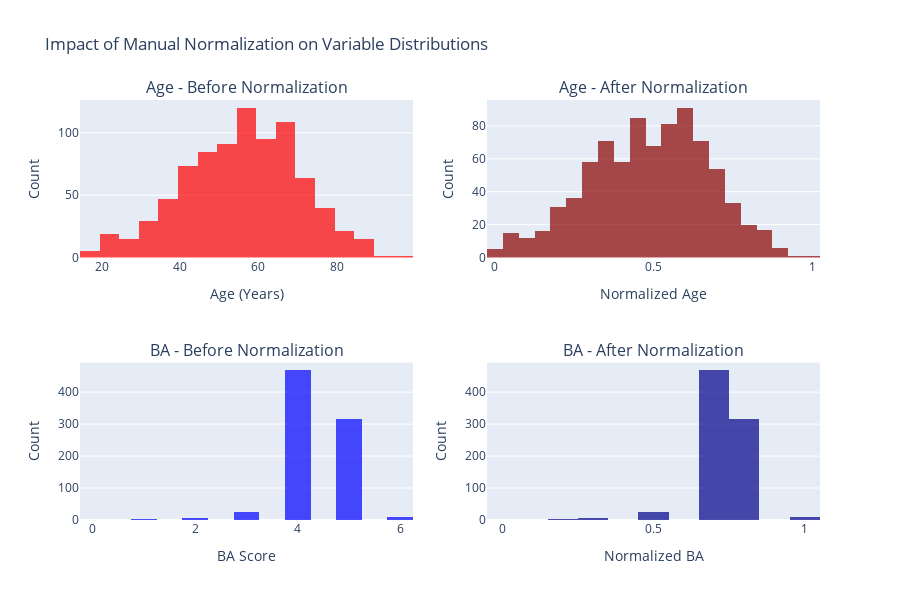

Notebook cell for this chart:
### Code cell
# STEP 4: Visualize normalization impact
# Create before/after comparison to demonstrate transformation effects

print("\n=== VISUALIZING NORMALIZATION IMPACT ===")

# Create comprehensive comparison visualization
fig_norm = make_subplots(
    rows=2, cols=2,
    subplot_titles=('Age - Before Normalization', 'Age - After Normalization',
                   'BA - Before Normalization', 'BA - After Normalization'),
    specs=[[{"secondary_y": False}, {"secondary_y": False}],
           [{"secondary_y": False}, {"secondary_y": False}]]
)

# Age comparison - before normalization
fig_norm.add_trace(
    go.Histogram(
        x=df_cleaned['Age'],
        name='Age Original',
        nbinsx=25,
        marker_color='red',
        opacity=0.7
    ),
    row=1, col=1
)

# Age comparison - after normalization
fig_norm.add_trace(
    go.Histogram(
        x=df_normalized['Age'],
        name='Age Normalized',
        nbinsx=25,
        marker_color='darkred',
        opacity=0.7
    ),
    row=1, col=2
)

# BA comparison - before normalization
fig_norm.add_trace(
    go.Histogram(
        x=df_cleaned['BA'],
        name='BA Original',
        nbinsx=15,
        marker_color='blue',
        opacity=0.7
    ),
    row=2, col=1
)

# BA comparison - after normalization
fig_norm.add_trace(
    go.Histogram(
        x=df_normalized['BA'],
        name='BA Normalized',
        nbinsx=15,
        marker_color='darkblue',
        opacity=0.7
    ),
    row=2, col=2
)

# Update layout
fig_norm.update_layout(
    title_text="Impact of Manual Normalization on Variable Distributions",
    showlegend=False,
    height=600
)

# Update axes labels
fig_norm.update_xaxes(title_text="Age (Years)", row=1, col=1)
fig_norm.update_xaxes(title_text="Normalized Age", row=1, col=2)
fig_norm.update_xaxes(title_text="BA Score", row=2, col=1)
fig_norm.update_xaxes(title_text="Normalized BA", row=2, col=2)

for i in range(1, 3):
    for j in range(1, 3):
        fig_norm.update_yaxes(title_text="Count", row=i, col=j)

fig_norm.show()

# Detailed statistical comparison
print("\n=== DETAILED NORMALIZATION STATISTICS ===")
for column in variables_to_normalize:
    print(f"\n{column} transformation results:")
    orig_data = df_cleaned[column]
    norm_data = df_normalized[column]
    
    # Manual calculation of means for verification
    orig_sum = sum(orig_data)
    norm_sum = sum(norm_data)
    orig_count = len(orig_data)
    norm_count = len(norm_data)
    orig_mean = orig_sum / orig_count
    norm_mean = norm_sum / norm_count
    
    print(f"  Original: Mean = {orig_mean:.3f}, Min = {min(orig_data):.3f}, Max = {max(orig_data):.3f}")
    print(f"  Normalized: Mean = {norm_mean:.3f}, Min = {min(norm_data):.3f}, Max = {max(norm_data):.3f}")
    print(f"  Scale change: {max(orig_data) - min(orig_data):.1f} → {max(norm_data) - min(norm_data):.3f}")

print("\n✓ Normalization impact visualization completed")
print("Manual normalization successfully transforms variable scales to 0-1 range")

### Figure 1 — Plotly figure (JSON) as saved in the notebook; plotly's stock layout.template omitted (floating-point values rounded to 4 significant figures; data arrays with more than 128 entries replaced by an {"elided": "..."} marker saying what was removed)
{"data": [{"marker": {"color": "red"}, "name": "Age Original", "nbinsx": 25, "opacity": 0.7, "type": "histogram", "x": {"elided": "830 float values"}, "xaxis": "x", "yaxis": "y"}, {"marker": {"color": "darkred"}, "name": "Age Normalized", "nbinsx": 25, "opacity": 0.7, "type": "histogram", "x": {"elided": "830 float values"}, "xaxis": "x2", "yaxis": "y2"}, {"marker": {"color": "blue"}, "name": "BA Original", "nbinsx": 15, "opacity": 0.7, "type": "histogram", "x": {"elided": "830 float values"}, "xaxis": "x3", "yaxis": "y3"}, {"marker": {"color": "darkblue"}, "name": "BA Normalized", "nbinsx": 15, "opacity": 0.7, "type": "histogram", "x": {"elided": "830 float values"}, "xaxis": "x4", "yaxis": "y4"}], "layout": {"annotations": [{"font": {"size": 16}, "showarrow": false, "text": "Age - Before Normalization", "x": 0.225, "xanchor": "center", "xref": "paper", "y": 1, "yanchor": "bottom", "yref": "paper"}, {"font": {"size": 16}, "showarrow": false, "text": "Age - After Normalization", "x": 0.775, "xanchor": "center", "xref": "paper", "y": 1, "yanchor": "bottom", "yref": "paper"}, {"font": {"size": 16}, "showarrow": false, "text": "BA - Before Normalization", "x": 0.225, "xanchor": "center", "xref": "paper", "y": 0.375, "yanchor": "bottom", "yref": "paper"}, {"font": {"size": 16}, "showarrow": false, "text": "BA - After Normalization", "x": 0.775, "xanchor": "center", "xref": "paper", "y": 0.375, "yanchor": "bottom", "yref": "paper"}], "height": 600, "showlegend": false, "title": {"text": "Impact of Manual Normalization on Variable Distributions"}, "xaxis": {"anchor": "y", "domain": [0, 0.45], "title": {"text": "Age (Years)"}}, "xaxis2": {"anchor": "y2", "domain": [0.55, 1], "title": {"text": "Normalized Age"}}, "xaxis3": {"anchor": "y3", "domain": [0, 0.45], "title": {"text": "BA Score"}}, "xaxis4": {"anchor": "y4", "domain": [0.55, 1], "title": {"text": "Normalized BA"}}, "yaxis": {"anchor": "x", "domain": [0.625, 1], "title": {"text": "Count"}}, "yaxis2": {"anchor": "x2", "domain": [0.625, 1], "title": {"text": "Count"}}, "yaxis3": {"anchor": "x3", "domain": [0, 0.375], "title": {"text": "Count"}}, "yaxis4": {"anchor": "x4", "domain": [0, 0.375], "title": {"text": "Count"}}}}
